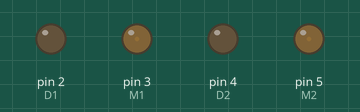
Simulated run of this sketch. Board: Arduino Uno, built with avr-gcc and run on an emulated ATmega328P. Shown: output pins drawn as LEDs (lit = HIGH).

Above: at 0.05 s.
At 1.3 s:
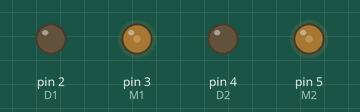
At 2.55 s:
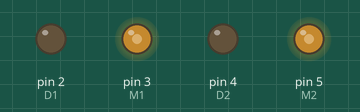
At 5.1 s:
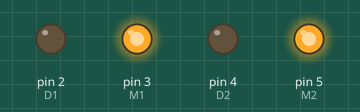
At 7.65 s:
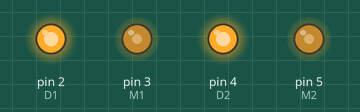
At 10.2 s:
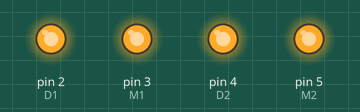
Timing chart, 0 to 13.3 s (numbered marks = the images above):
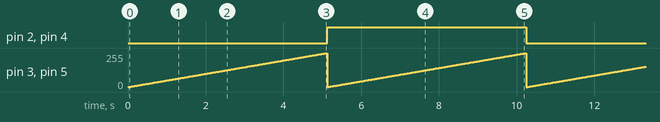

Measured:
- by itself, pin 2 (D1), pin 4 (D2): alternates HIGH for 5.1 s and LOW for 5.1 s
- by itself, pin 3 (M1), pin 5 (M2): ramps from 0/255 to 255/255 and jumps back, once every 5.1 s

The sketch:

sketch_aug19a.ino
```cpp
#define D1 2          // Направление вращение двигателя 1
#define M1 3          // ШИМ вывод для управления двигателем 1
#define D2 4          // Направление вращение двигателя 2
#define M2 5          // ШИМ вывод для управления двигателем 2

bool direction = 0;   // Текущее направление вращения
int value;            // Текущее значение ШИМ

void setup()
{
    pinMode(D1, OUTPUT);
    pinMode(D2, OUTPUT);
}

void loop()
{
  for(value = 0; value <= 255; value+=1)
  {
    digitalWrite(D1, direction);  // Задаем направление вращения
    digitalWrite(D2, direction);
    analogWrite(M1, value);       // Задаем скорость вращения
    analogWrite(M2, value);
    delay(20);
  }
  direction = direction ^ 1;      // Инвертируем значение, чтобы в след. цикле вращаться в другую сторону
}
```
